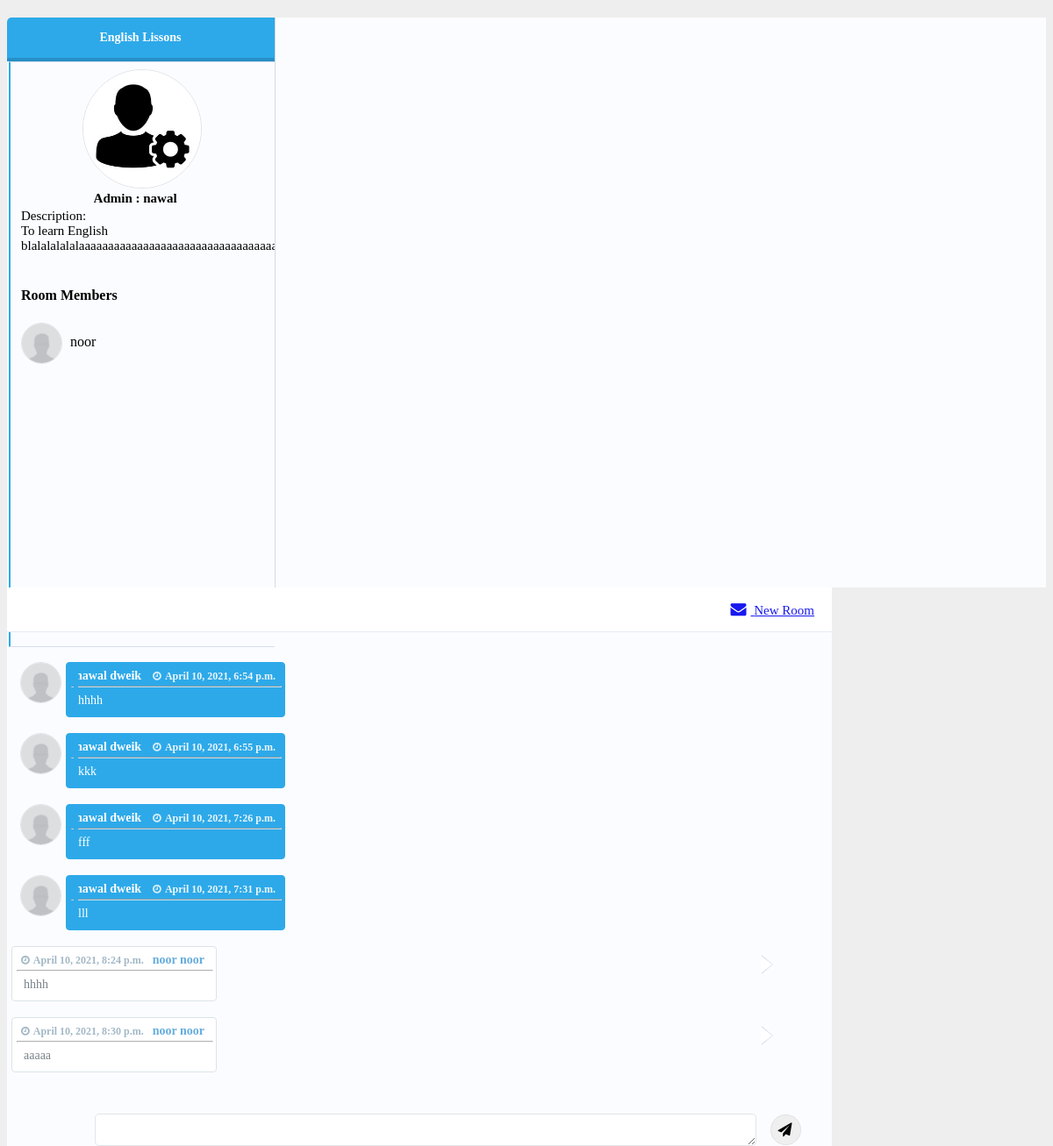
The app's page /groups/group_name/2 (signed in) with its own data.
### app/models.py (models this page shows)
class Group(models.Model):
    planner = models.ForeignKey(User, related_name="groupsPlannedByUser", on_delete = models.CASCADE)
    group_name = models.TextField()
    description = models.TextField()
    users = models.ManyToManyField(User, related_name="groups")
    created_at = models.DateTimeField(auto_now_add=True)
    updated_at = models.DateTimeField(auto_now=True)

class User(models.Model):
    first_name = models.CharField(max_length=255)
    last_name = models.CharField(max_length=255)
    email = models.CharField(max_length=255)
    password = models.CharField(max_length=255)
    created_at = models.DateTimeField(auto_now_add=True)
    updated_at = models.DateTimeField(auto_now=True)
    objects = BlogManager()

class Message(models.Model):
    context = models.TextField()
    sender = models.ForeignKey(User, related_name= 'messages_sent', on_delete = models.CASCADE )
    group = models.ForeignKey(Group, related_name= 'messages_group', on_delete = models.CASCADE)
    created_at = models.DateTimeField(auto_now_add=True)
    updated_at = models.DateTimeField(auto_now=True)
    objects = MessageManager()

### app/views.py (the view)
# urls.py: path('groups/group_name/<int:group_id>', views.view_group_name),
def view_group_name(request,group_id):
    current_group = models.selected_group(group_id)
    messages = Message.objects.filter(group=current_group)
    context = {
        'group_name': current_group.group_name,
        'group_id': current_group.id,
        'messages': messages,
        'planner': current_group.planner.first_name,
        'plannerId': current_group.planner.id,
        'description': current_group.description,
        'groupUsers': models.users_joining_the_group(request.session['login_user'],group_id)
    }
    return render(request,"group.html",context)

### app/models.py (called while the page is built)
def selected_group(group_id):
    group=Group.objects.get(id=group_id)
    return group

def users_joining_the_group(user_id,group_id):
    this_group = Group.objects.get(id=group_id)
    allGroupJoiners = User.objects.filter(groups=this_group)
    return allGroupJoiners

### app/templates/group.html (shortened to what this page needs)
<!DOCTYPE html>
<html lang="en">
<head>
    {% load static %}
    <link rel="stylesheet" href="{% static 'css/dashboard_style.css' %}">
    <link href="https://maxcdn.bootstrapcdn.com/font-awesome/4.3.0/css/font-awesome.min.css" rel="stylesheet">
</head>
<body>
    <div class="container">
        <div class="panel messages-panel">
            <div class="contacts-list">
                <div class="inbox-categories">
                    <div data-toggle="tab" data-target="#inbox" class="active"> {{group_name}} </div>
                </div>
                <div class="tab-content">
                    <div id="inbox" class="contacts-outter-wrapper tab-pane active">
                        <div class="contacts-outter">
                            <ul class="list-unstyled contacts">
                                <li data-toggle="tab" data-target="#inbox-message-1" class="active">
                                    <img alt="" style="width: 134px;
                                    height: 134px;
                                    margin-left: 23%;" class="img-circle medium-image" src="/static/admin.JPG">
                                    <br />
                                    <div class="vcentered info-combo">
                                        <h3  style="margin-left: 48%;font-size: 15px;" class="no-margin-bottom name"> Admin : {{planner}} </h3>
                                        <div style="font-size: 15px;"> Description: <br />{{description}}</div>
                                        <br/>
                                    </div>
                                    <br />
                                    <div>
                                        <h4> Room Members</h4>
                                        {% for groupUser in groupUsers %}
                                        {% if groupUser.id != plannerId %}
                                        <img alt="" class="img-circle medium-image" src="/static/avatar.jpg">
                                        <output>{{groupUser.first_name}}</output>
                                        <br />
                                        {% endif %}
                                        {% endfor %}
                                    </div>
                                </li>
                            </ul>
                        </div>
                    </div>
                </div>
            </div>
            <div class="tab-content">
                <div class="tab-pane message-body active" id="inbox-message-1">
                    <div class="message-top">
                        <a class="btn btn btn-success new-message" href="/groups/add"> <i class="fa fa-envelope"></i>
                            New Room </a>
                    </div>
                    <div class="message-chat">
                        <div class="chat-body">
{% for message in messages %}
{% if message.sender.id == request.session.login_user %}
<div class="message my-message">
    <div class="message-body">
        <div class="message-body-inner">
            <div class="message-info">
                <h4> {{message.sender.first_name}}  {{message.sender.last_name}} </h4>
                <h5> <i class="fa fa-clock-o"></i> {{message.created_at}} </h5>
            </div>
            <hr>
            <div class="message-text">
                {{message.context}}
            </div>
        </div>
    </div>
    <br>
</div>
{% endif %}
{% if message.sender.id != request.session.login_user %}
                            <div class="message info">
                                <img alt="" class="img-circle medium-image" src="/static/avatar.jpg">
                                <div class="message-body">
                                    <div class="message-info">
                                        <h4> {{message.sender.first_name}}  {{message.sender.last_name}}</h4>
                                        <h5> <i class="fa fa-clock-o"></i> {{message.created_at}} </h5>
                                    </div>
                                    <hr>
                                    <div class="message-text">
                                        {{message.context}}
                                    </div>
                                </div>
                                <br>
                            </div>
                            {% endif %}
                            {% endfor %}
                        </div>
                            <form action="/groups/addMsg/{{group_id}}" method="POST">
                                <div class="chat-footer new-message-textarea">
                                <textarea style="height: 35px !important;" type="text" class="send-message-text" id="content" name="content" ></textarea>
                                <button type="submit" class="send-message-button btn-info"> <i class="fa fa-send"></i>
                                </button>
                                </div>
                        </div>
                    </div>
                </div>
            </div>
        </div>
</body>
</html>

### records on screen
Group: group_name "English Lissons", description "To learn English…"
User: first_name "nawal"
User: first_name "noor"
Message: sender.first_name "nawal", sender.last_name "dweik", created_at "April 10, 2021, 6:54 p.m.", context "hhhh"
Message: sender.first_name "nawal", sender.last_name "dweik", created_at "April 10, 2021, 6:55 p.m.", context "kkk"
Message: sender.first_name "nawal", sender.last_name "dweik", created_at "April 10, 2021, 7:26 p.m.", context "fff"
Message: sender.first_name "nawal", sender.last_name "dweik", created_at "April 10, 2021, 7:31 p.m.", context "lll"
Message: sender.first_name "noor", sender.last_name "noor", created_at "April 10, 2021, 8:24 p.m.", context "hhhh"
Message: sender.first_name "noor", sender.last_name "noor", created_at "April 10, 2021, 8:30 p.m.", context "aaaaa"
